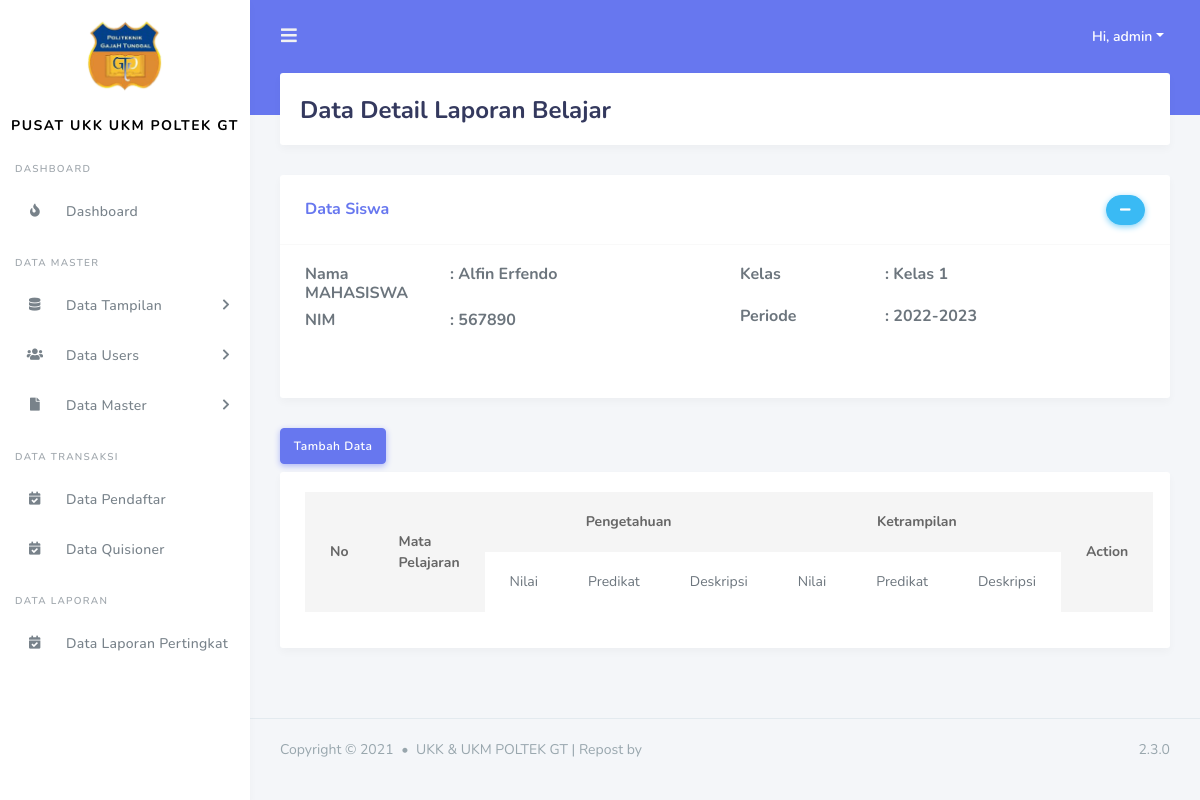
Screenshot of /admin/data_detail_laporan_belajar.php?id=12&id_kelas=16 (signed in) with the database file from the repository.
### tables this page shows
CREATE TABLE `tbl_murid` (
  `id_murid` int(11) NOT NULL,
  `nik` varchar(100) NOT NULL,
  `nama` varchar(200) NOT NULL,
  `jenis_kelamin` varchar(100) NOT NULL,
  `tempat_lahir` varchar(100) NOT NULL,
  `tanggal_lahir` date NOT NULL,
  `gambar` varchar(200) NOT NULL,
  `alamat` varchar(200) NOT NULL,
  `agama` varchar(200) NOT NULL DEFAULT 'admin',
  `status_murid` enum('menunggu hasil','diterima','tidak') NOT NULL DEFAULT 'diterima'
);

CREATE TABLE `tbl_kelas` (
  `id_kelas` int(11) NOT NULL,
  `id_kategori` int(11) NOT NULL,
  `nama_kelas` varchar(255) NOT NULL,
  `id_periode` int(11) NOT NULL,
  `id_users` int(11) NOT NULL
);

CREATE TABLE `tbl_periode` (
  `id_periode` int(11) NOT NULL,
  `periode` varchar(255) DEFAULT NULL
);

### admin/data_detail_laporan_belajar.php (the view, shortened to what this page needs)
<?php
include('../template/header.php');
include('../template/sidebar.php');
$id_murid = $_GET['id'];
$id_kelas = $_GET['id_kelas'];
?>
<div class="main-content">
  <section class="section">
    <div class="section-header">
      <h1>Data Detail Laporan Belajar</h1>
    </div>
    <div class="row">
      <div class="col-12 col-sm-12 col-lg-12">
          <div class="card">
            <div class="card-header">
              <h4>Data Siswa</h4>
              <div class="card-header-action">
                <a data-collapse="#mycard-collapse" class="btn btn-icon btn-info" href="#"><i class="fas fa-minus"></i></a>
              </div>
            </div>
            <?php
              $query = "SELECT * FROM tbl_murid tm INNER JOIN tbl_detail_kelas tdk on tdk.id_murid = tm.id_murid INNER JOIN tbl_kelas tk on tk.id_kelas =tdk.id_kelas INNER JOIN tbl_users tu on tu.id_users = tdk.id_users INNER JOIN tbl_periode tp on tp.id_periode = tk.id_periode where tm.id_murid = '$id_murid' and tk.id_kelas = '$id_kelas'";
              $result_tasks = mysqli_query($conn, $query);
              $row = mysqli_fetch_assoc($result_tasks);
            ?>
            <div class="collapse show" id="mycard-collapse">
              <div class="card-body">
               <div class="row">
                <div class="col-md-6">
                  <div class="row">
                    <div class="col-md-4">
                      <h6>Nama MAHASISWA</h6>
                    </div>
                    <div class="col-md-8">
                      <h6> : <?= $row['nama']?></h6>
                    </div>
                    <br>
                    <br>
                    <div class="col-md-4">
                      <h6>NIM</h6>
                    </div>
                    <div class="col-md-8">
                      <h6> : <?= $row['nik']?></h6>
                    </div>
                  </div>
                </div>
                <div class="col-md-6">
                  <div class="row">
                    <div class="col-md-4">
                      <h6>Kelas</h6>
                    </div>
                    <div class="col-md-8">
                      <h6>: <?= $row['nama_kelas']?></h6>
                    </div>
                    <br>
                    <br>
                    <div class="col-md-4">
                      <h6>Periode</h6>
                    </div>
                    <div class="col-md-8">
                      <h6>: <?= $row['periode']?></h6>
                    </div>
                  </div>
                </div>
               </div>
              </div>
              <div class="card-footer">
              </div>
            </div>
          </div>
        </div>
    </div>
    <button type="button" class="btn btn-primary mb-2" data-toggle="modal" data-target="#tambahdata">
      Tambah Data
    </button>
    <div class="section-body">
      <div class="card table-responsive">
        <div class="card-body ">
            <table class="table table-hover" id="data_tabel">
            <thead>
              <tr>
                <th rowspan = "2">No</th>
                <th rowspan = "2">Mata Pelajaran</th>
                <th colspan = "3" class = "text-center">Pengetahuan</th>
                <th colspan = "3" class = "text-center">Ketrampilan</th>
                <th rowspan = "2" class = "text-center">Action</th>
              </tr>
              <tr>
                <td>Nilai</td>
                <td>Predikat</td>
                <td>Deskripsi</td>
                <td>Nilai</td>
                <td>Predikat</td>
                <td>Deskripsi</td>
              </tr>
            </thead>
          </table>
        </div>
      </div>
    </div>
  </section>
</div>
<?php include('../template/footer.php'); ?>

### rows the page displays
tbl_murid: nama "Alfin Erfendo", nik "567890", tbl_kelas.nama_kelas "Kelas 1", tbl_periode.periode "2022-2023"

### other values shown
$_SESSION['nama_users'] "admin"
